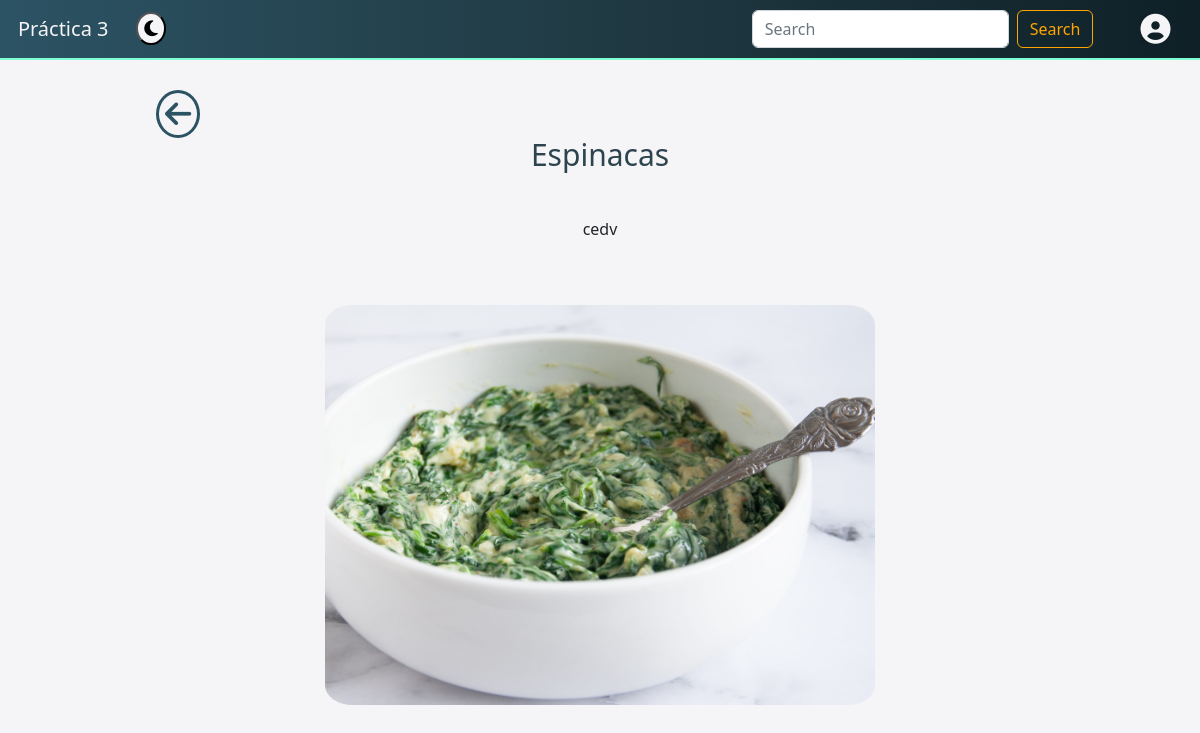
/recetas/61/, run on an earlier commit of the app's database.
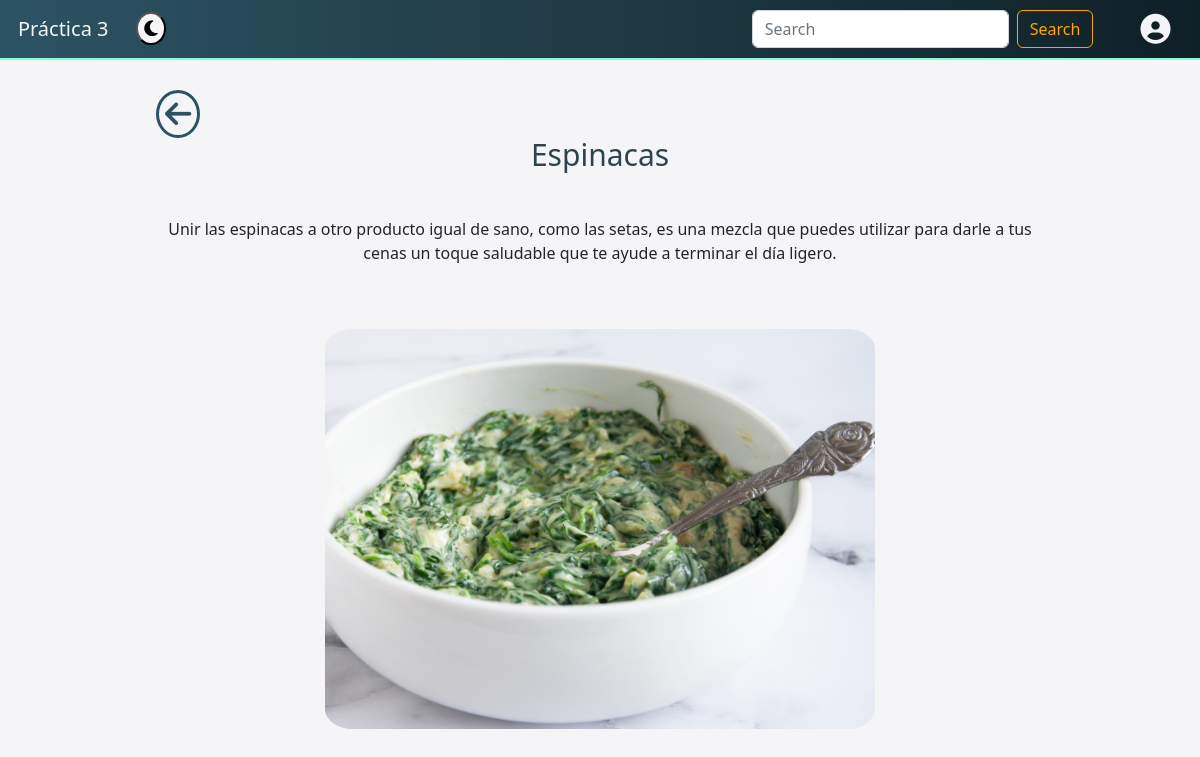
And on a later commit of the database.
### recetas/models.py (models this page shows, shortened)
class Receta(models.Model):
	nombre       = models.CharField(max_length=200, validators=[validate_mayus])
	preparación  = models.TextField(max_length=5000, validators=[validate_mayus])
	foto         = models.FileField(upload_to='media/fotos')

### recetas/views.py (the view)
# urls.py: path('recetas/<int:id>/', views.detalles, name='detalles'),
def detalles(request, id):
    receta = Receta.objects.get(id = id)
    return render(request, "detalles.html", {'receta': receta})

### recetas/templates/detalles.html (shortened to what this page needs)
{% extends 'base.html' %}
{% block contenido %}
    {% load static %}
    <link rel="stylesheet" href="{% static 'css/detalles.css' %}">
    <a class="fas fa-arrow-left" href="/"></a>
    <div class="div-detalles-comida" id="div-detalles-comida">
        <br><br><br>
        <p class="p-detalles-titulo">{{receta.nombre}}</p>
        <br>
        <p class="p-detalles-receta">{{receta.preparación|linebreaksbr}}</p>
        <br><br>
        <img src="/{{receta.foto}}" class="detalles-imagen">
        <br>
    </div>
{% endblock %}

### recetas/templates/base.html (shortened to what this page needs)
{% load static %}
<!DOCTYPE html>
<html lang="en">
<head>
	<link href="https://cdn.jsdelivr.net/npm/bootstrap@5.2.2/dist/css/bootstrap.min.css" rel="stylesheet">
	<link rel="stylesheet" href="{% static 'css/base.css' %}">
</head>
<body>
	<header>
		<nav class="navbar navbar-expand-lg bg-light" id="barra">
			<div class="container-fluid">
				<a class="navbar-brand" href="/">Práctica 3</a>
				<button class="switch" id="switch">
					<span><i class="fas fa-moon"></i></span>
				</button>
				<div class="collapse navbar-collapse" id="navbarSupportedContent">
					<form class="d-flex" role="search" method="GET" action="/">
						<input class="form-control me-2" type="search" placeholder="Search" aria-label="Search" name="searchInput">
						<button class="btn btn-outline-success" type="submit" id="boton-busqueda">Search</button>
					</form>
				</div>
				{% if user.is_authenticated %}
					<a class="nombre_usuario">{{ user.get_username }}</a>
					<a class="fas fa-sign-out-alt" href="{% url 'logout' %}?next={{ request.path }}"></a>
				{% else %}
					<a class="fas fa-user-circle" href="{% url 'login' %}?next={{ request.path }}"></a>
				{% endif %}
			</div>
		</nav>
	</header>
	<div class="clase_mensajes">
	</div>
	<div class="container">
		{% block contenido %}
		{% endblock %}
	</div>
</body>
</html>

### recetas/static/css/base.css (style rules this page uses)
.navbar-brand { font-weight: 300; color: #f5f5f7; padding: 0.5%; }
.switch { font-size: 18px; border-radius: 100%; background-color: #f5f5f7; margin-left: 0.5%; }
.navbar.navbar-expand-lg.bg-light { background: #0F2027; background: -webkit-linear-gradient(to right, #2C5364, #203A43, #0F2027); background: linear-gradient(to right, #2C5364, #203A43, #0F2027); }
.btn.btn-outline-success { color: orange; border-color: orange; }
.fas.fa-user-circle { text-decoration: none; font-size: 30px; color: #f5f5f7; background-color: #0F2027; margin-left: 4%; margin-right: 1.5%; }
body { background-color: #f5f5f7; transition: .3s ease all; margin-bottom: 3%; }
.clase_mensajes { text-align: center; background-color: aquamarine; padding: 0.1%; color: black; font-weight: 480; }
.fas.fa-arrow-left { padding: 6px; position: absolute; margin-top: 2.5%; left: 13%; text-decoration: none; border: solid; border-radius: 100%; border-width: 3px; font-size: 30px; color: #2C5364; }

### recetas/static/css/detalles.css (style rules this page uses)
.div-detalles-comida { text-align: center; }
.p-detalles-titulo { text-align: center; color: #2d444e; font-weight: 500; font-size: 30px; }
.p-detalles-receta { font-size: 16px; margin-right: 10%; margin-left: 10%; }
.detalles-imagen { width: 550px; height: 400px; border-radius: 5%; margin-bottom: 5%; }

What changed in the data, as far as the page shows it:
changed Receta "Espinacas": preparación "cedv" → "Unir las espinacas a otro producto igual de sano, como las setas, es una mezcla que puedes utilizar para darle a tus cenas un toque saludable que te ayude a terminar el día ligero."
